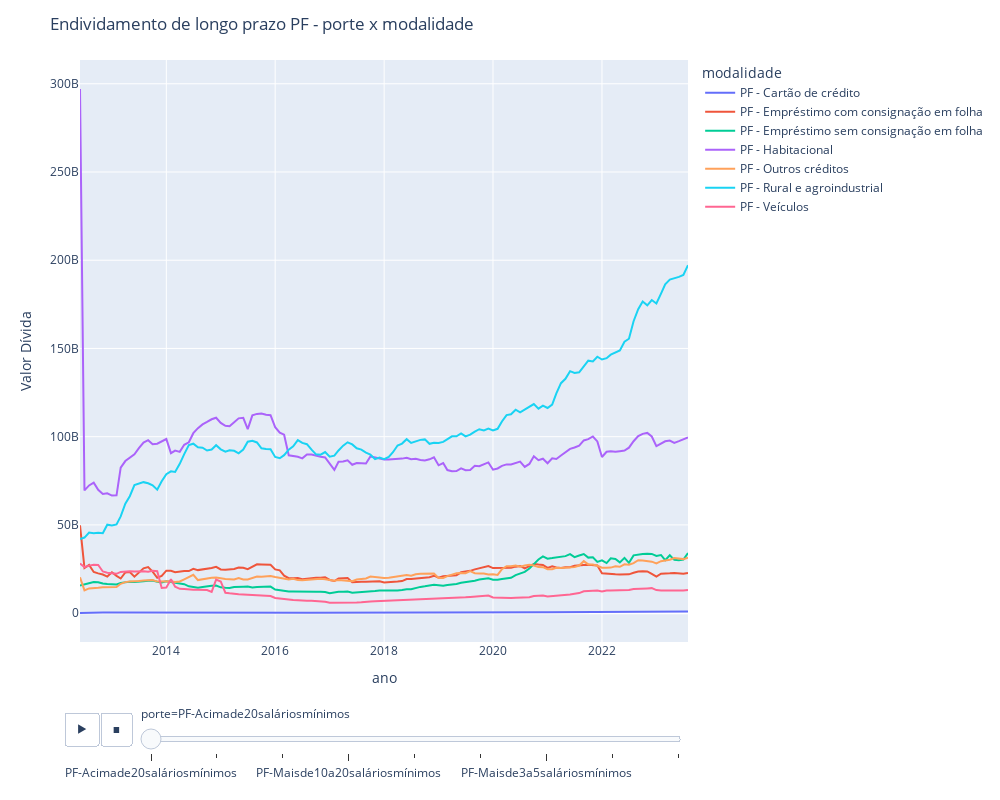

The code cell stored with this chart in its notebook:
### Code cell
fig = px.line(df_inflacao_divida, 
             x='data_divida',
             y='valor_deflacionado', 
             color='modalidade', 
             animation_frame='porte')

fig.update_layout(title_text='Endividamento de longo prazo PF - porte x modalidade',
             xaxis_title='ano',
             yaxis_title='Valor Dívida',
             height=800, 
             width=1000)

fig.show()

### Figure 1 — Plotly figure (JSON) as saved in the notebook; plotly's stock layout.template omitted (floating-point values rounded to 4 significant figures; data arrays with more than 128 entries replaced by an {"elided": "..."} marker saying what was removed)
{"data": [{"hovertemplate": "modalidade=PF - Cartão de crédito<br>porte=PF-Acimade20saláriosmínimos<br>data_divida=%{x}<br>valor_deflacionado=%{y}<extra></extra>", "legendgroup": "PF - Cartão de crédito", "line": {"color": "#636efa", "dash": "solid"}, "marker": {"symbol": "circle"}, "mode": "lines", "name": "PF - Cartão de crédito", "orientation": "v", "showlegend": true, "type": "scatter", "x": {"elided": "135 str values"}, "xaxis": "x", "y": {"elided": "135 float values"}, "yaxis": "y"}, {"hovertemplate": "modalidade=PF - Empréstimo com consignação em folha<br>porte=PF-Acimade20saláriosmínimos<br>data_divida=%{x}<br>valor_deflacionado=%{y}<extra></extra>", "legendgroup": "PF - Empréstimo com consignação em folha", "line": {"color": "#EF553B", "dash": "solid"}, "marker": {"symbol": "circle"}, "mode": "lines", "name": "PF - Empréstimo com consignação em folha", "orientation": "v", "showlegend": true, "type": "scatter", "x": {"elided": "135 str values"}, "xaxis": "x", "y": {"elided": "135 float values"}, "yaxis": "y"}, {"hovertemplate": "modalidade=PF - Empréstimo sem consignação em folha<br>porte=PF-Acimade20saláriosmínimos<br>data_divida=%{x}<br>valor_deflacionado=%{y}<extra></extra>", "legendgroup": "PF - Empréstimo sem consignação em folha", "line": {"color": "#00cc96", "dash": "solid"}, "marker": {"symbol": "circle"}, "mode": "lines", "name": "PF - Empréstimo sem consignação em folha", "orientation": "v", "showlegend": true, "type": "scatter", "x": {"elided": "135 str values"}, "xaxis": "x", "y": {"elided": "135 float values"}, "yaxis": "y"}, {"hovertemplate": "modalidade=PF - Habitacional<br>porte=PF-Acimade20saláriosmínimos<br>data_divida=%{x}<br>valor_deflacionado=%{y}<extra></extra>", "legendgroup": "PF - Habitacional", "line": {"color": "#ab63fa", "dash": "solid"}, "marker": {"symbol": "circle"}, "mode": "lines", "name": "PF - Habitacional", "orientation": "v", "showlegend": true, "type": "scatter", "x": {"elided": "135 str values"}, "xaxis": "x", "y": {"elided": "135 float values"}, "yaxis": "y"}, {"hovertemplate": "modalidade=PF - Outros créditos<br>porte=PF-Acimade20saláriosmínimos<br>data_divida=%{x}<br>valor_deflacionado=%{y}<extra></extra>", "legendgroup": "PF - Outros créditos", "line": {"color": "#FFA15A", "dash": "solid"}, "marker": {"symbol": "circle"}, "mode": "lines", "name": "PF - Outros créditos", "orientation": "v", "showlegend": true, "type": "scatter", "x": {"elided": "135 str values"}, "xaxis": "x", "y": {"elided": "135 float values"}, "yaxis": "y"}, {"hovertemplate": "modalidade=PF - Rural e agroindustrial<br>porte=PF-Acimade20saláriosmínimos<br>data_divida=%{x}<br>valor_deflacionado=%{y}<extra></extra>", "legendgroup": "PF - Rural e agroindustrial", "line": {"color": "#19d3f3", "dash": "solid"}, "marker": {"symbol": "circle"}, "mode": "lines", "name": "PF - Rural e agroindustrial", "orientation": "v", "showlegend": true, "type": "scatter", "x": {"elided": "135 str values"}, "xaxis": "x", "y": {"elided": "135 float values"}, "yaxis": "y"}, {"hovertemplate": "modalidade=PF - Veículos<br>porte=PF-Acimade20saláriosmínimos<br>data_divida=%{x}<br>valor_deflacionado=%{y}<extra></extra>", "legendgroup": "PF - Veículos", "line": {"color": "#FF6692", "dash": "solid"}, "marker": {"symbol": "circle"}, "mode": "lines", "name": "PF - Veículos", "orientation": "v", "showlegend": true, "type": "scatter", "x": {"elided": "135 str values"}, "xaxis": "x", "y": {"elided": "135 float values"}, "yaxis": "y"}], "layout": {"height": 800, "legend": {"title": {"text": "modalidade"}, "tracegroupgap": 0}, "margin": {"t": 60}, "sliders": [{"active": 0, "currentvalue": {"prefix": "porte="}, "len": 0.9, "pad": {"b": 10, "t": 60}, "steps": [{"args": [["PF-Acimade20saláriosmínimos"], {"frame": {"duration": 0, "redraw": false}, "fromcurrent": true, "mode": "immediate", "transition": {"duration": 0, "easing": "linear"}}], "label": "PF-Acimade20saláriosmínimos", "method": "animate"}, {"args": [["PF-Até1saláriomínimo"], {"frame": {"duration": 0, "redraw": false}, "fromcurrent": true, "mode": "immediate", "transition": {"duration": 0, "easing": "linear"}}], "label": "PF-Até1saláriomínimo", "method": "animate"}, {"args": [["PF-Indisponível"], {"frame": {"duration": 0, "redraw": false}, "fromcurrent": true, "mode": "immediate", "transition": {"duration": 0, "easing": "linear"}}], "label": "PF-Indisponível", "method": "animate"}, {"args": [["PF-Maisde10a20saláriosmínimos"], {"frame": {"duration": 0, "redraw": false}, "fromcurrent": true, "mode": "immediate", "transition": {"duration": 0, "easing": "linear"}}], "label": "PF-Maisde10a20saláriosmínimos", "method": "animate"}, {"args": [["PF-Maisde1a2saláriosmínimos"], {"frame": {"duration": 0, "redraw": false}, "fromcurrent": true, "mode": "immediate", "transition": {"duration": 0, "easing": "linear"}}], "label": "PF-Maisde1a2saláriosmínimos", "method": "animate"}, {"args": [["PF-Maisde2a3saláriosmínimos"], {"frame": {"duration": 0, "redraw": false}, "fromcurrent": true, "mode": "immediate", "transition": {"duration": 0, "easing": "linear"}}], "label": "PF-Maisde2a3saláriosmínimos", "method": "animate"}, {"args": [["PF-Maisde3a5saláriosmínimos"], {"frame": {"duration": 0, "redraw": false}, "fromcurrent": true, "mode": "immediate", "transition": {"duration": 0, "easing": "linear"}}], "label": "PF-Maisde3a5saláriosmínimos", "method": "animate"}, {"args": [["PF-Maisde5a10saláriosmínimos"], {"frame": {"duration": 0, "redraw": false}, "fromcurrent": true, "mode": "immediate", "transition": {"duration": 0, "easing": "linear"}}], "label": "PF-Maisde5a10saláriosmínimos", "method": "animate"}, {"args": [["PF-Semrendimento"], {"frame": {"duration": 0, "redraw": false}, "fromcurrent": true, "mode": "immediate", "transition": {"duration": 0, "easing": "linear"}}], "label": "PF-Semrendimento", "method": "animate"}], "x": 0.1, "xanchor": "left", "y": 0, "yanchor": "top"}], "title": {"text": "Endividamento de longo prazo PF - porte x modalidade"}, "updatemenus": [{"buttons": [{"args": [null, {"frame": {"duration": 500, "redraw": false}, "fromcurrent": true, "mode": "immediate", "transition": {"duration": 500, "easing": "linear"}}], "label": "&#9654;", "method": "animate"}, {"args": [[null], {"frame": {"duration": 0, "redraw": false}, "fromcurrent": true, "mode": "immediate", "transition": {"duration": 0, "easing": "linear"}}], "label": "&#9724;", "method": "animate"}], "direction": "left", "pad": {"r": 10, "t": 70}, "showactive": false, "type": "buttons", "x": 0.1, "xanchor": "right", "y": 0, "yanchor": "top"}], "width": 1000, "xaxis": {"anchor": "y", "autorange": true, "domain": [0, 1], "range": ["2012-06-01", "2023-08-01"], "title": {"text": "ano"}, "type": "date"}, "yaxis": {"anchor": "x", "autorange": true, "domain": [0, 1], "range": [-16360000000.0, 313500000000.0], "title": {"text": "Valor Dívida"}, "type": "linear"}}}
